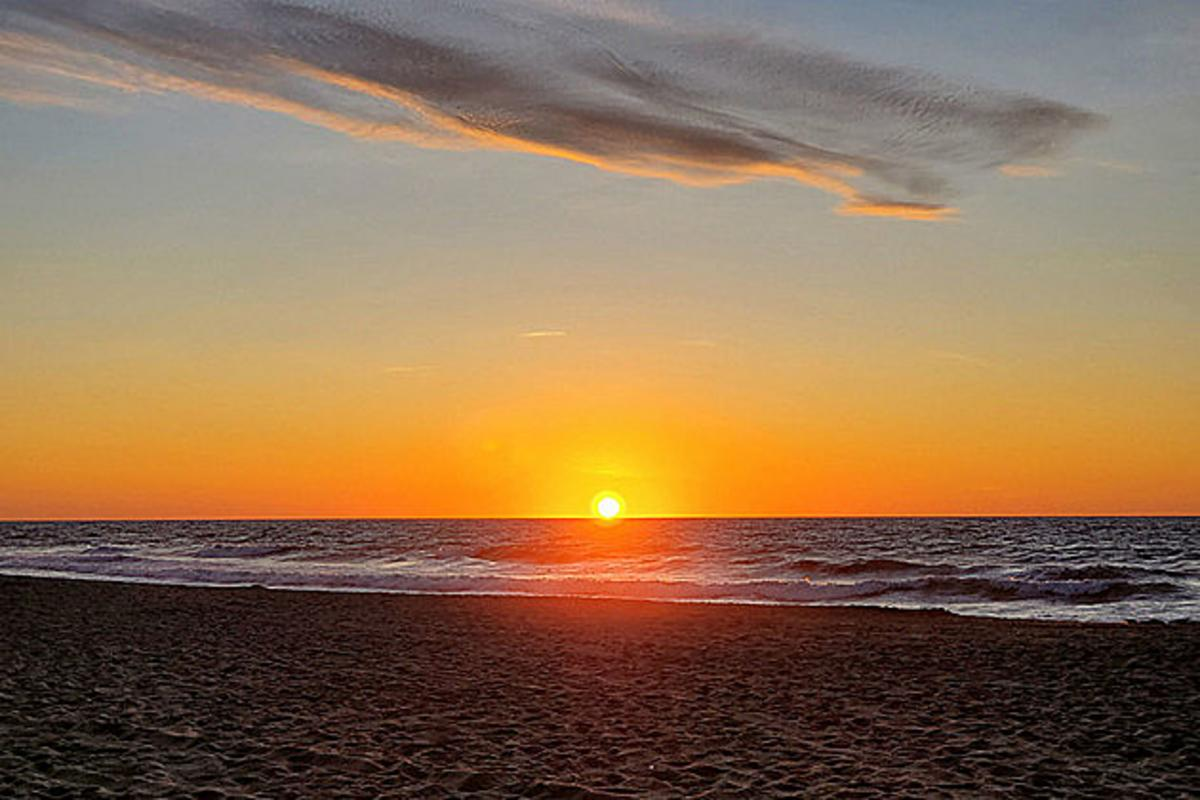
#> input picture sunset.jpg, 1200 x 800 px, found by its file name
$ python hsvColorSpaceDemo.py
#> lines starting #> are read from the running program, lines starting #| are printed output that depends on the picture; after the words box and inside, x2 and y2 are one past the last pixel; in counts of white or black regions, pixels touching at a corner belong together
import cv2 as cv
import os
import numpy as np
from matplotlib import pyplot as plt

def hsvColorSegmentation():
    img = cv.imread("sunset.jpg")
#> img is the input picture: shape (800, 1200, 3); mean B, G, R 82.3, 111.5, 141.1
    imgRGB = cv.cvtColor(img, cv.COLOR_BGR2RGB)
    hsv =cv.cvtColor(img, cv.COLOR_BGR2HSV)
#> hsv: shape (800, 1200, 3); mean H, S, V 32.7, 103.5, 142.1

    lowerBound = np.array([0, 50, 50])
    upperBound = np.array([10, 255, 255])
    mask = cv.inRange(hsv, lowerBound, upperBound)
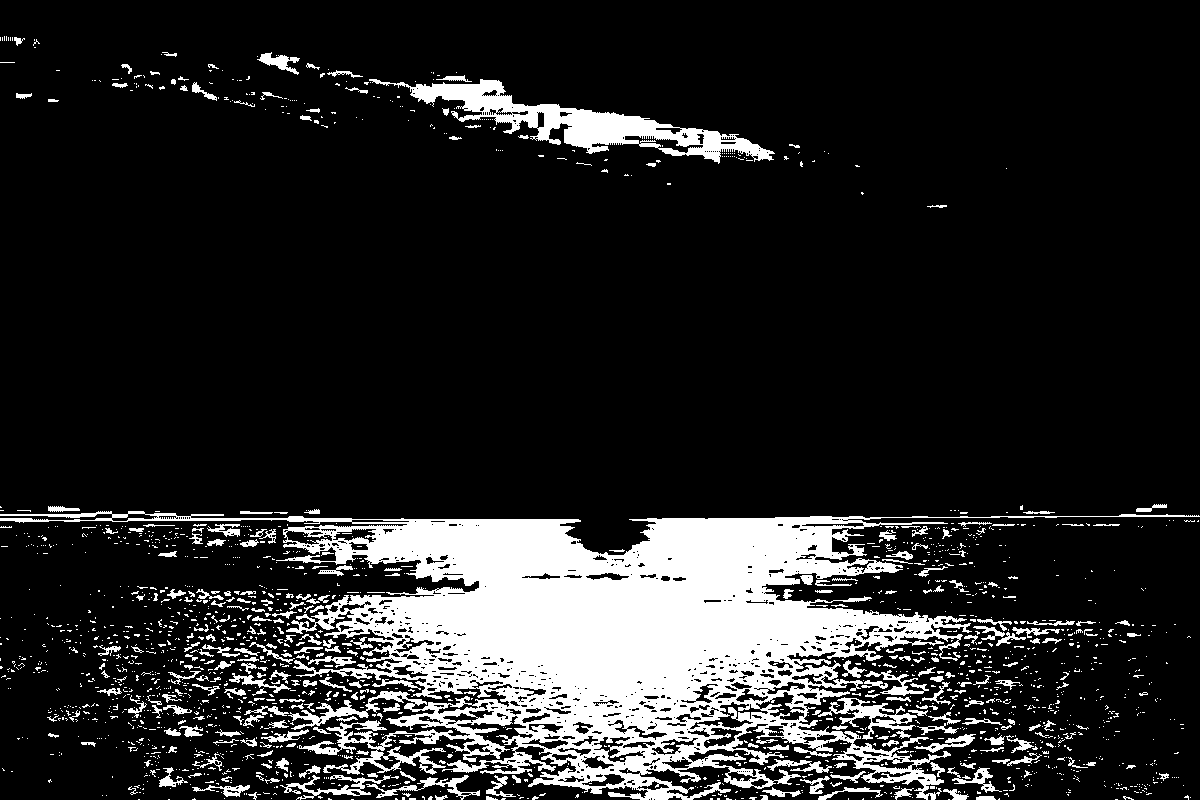
#> mask: shape (800, 1200); 15% white; 1903 white regions (1601 under 20 px), largest, box (x1, y1, x2, y2) and area: (0, 511, 1200, 800) 106860, (369, 79, 775, 164) 8637, (818, 697, 917, 740) 1275
    result = cv.bitwise_and(imgRGB, imgRGB, mask=mask)
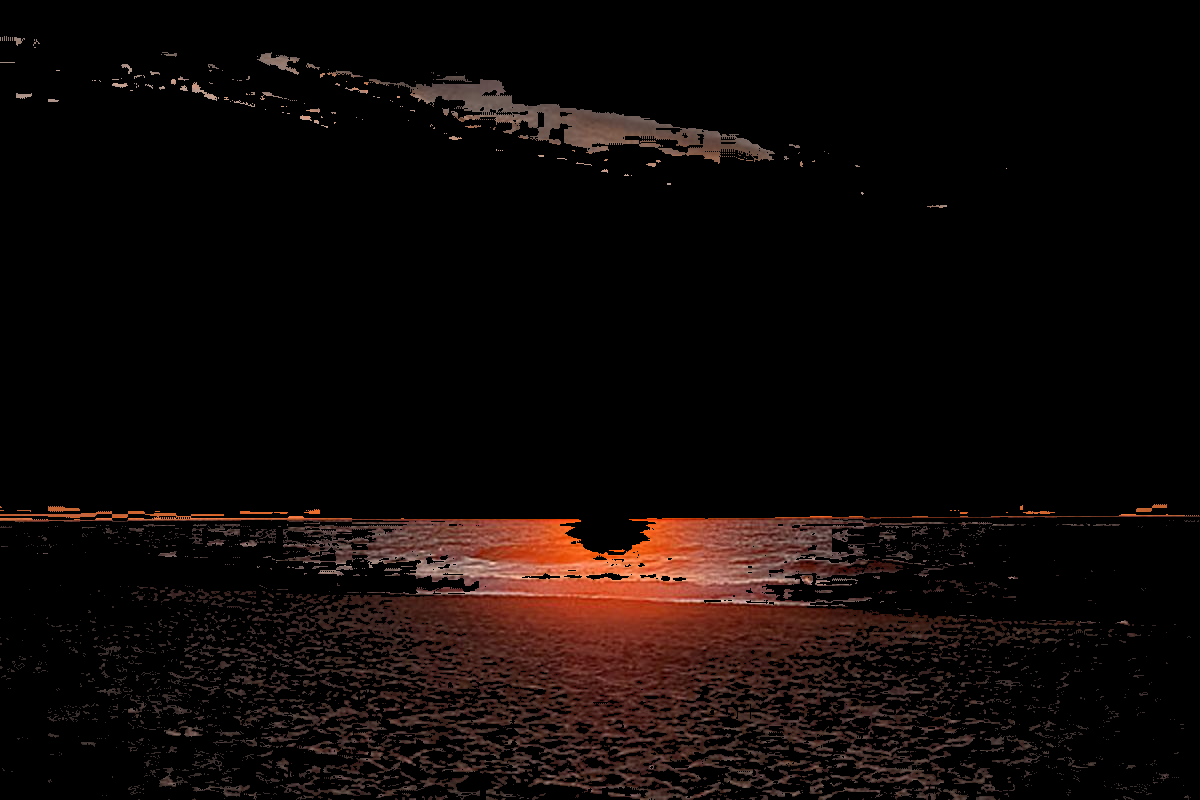
#> result: shape (800, 1200, 3); mean R, G, B 15.3, 8.6, 7
    cv.imshow("mask", mask)
    cv.waitKey(0)
    cv.imshow("result", result)

    plt.figure(131)
    plt.imshow(imgRGB)
    plt.title('original')
    # plt.figure(132)
    # plt.imshow(hsv)
    # plt.title('hsv')
    plt.show()

if __name__ == "__main__":
    hsvColorSegmentation()
